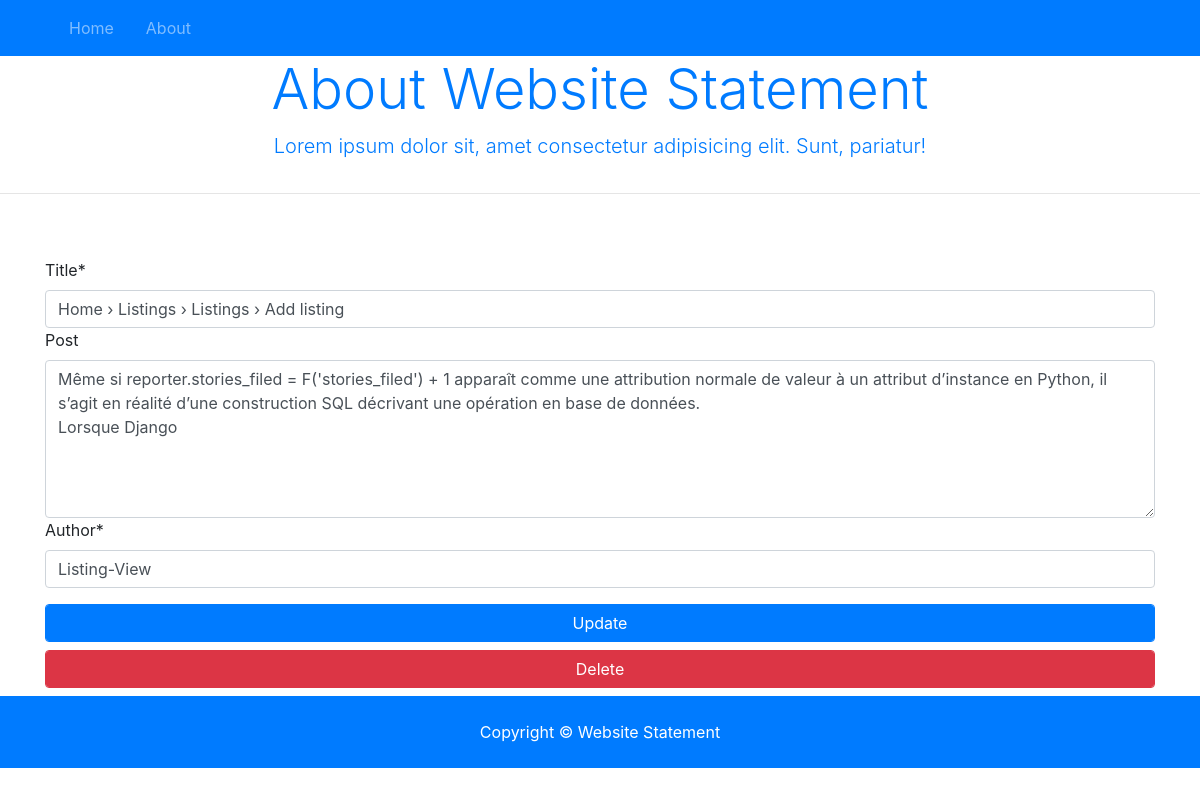
The app's page /books/book/2/update/, older data.
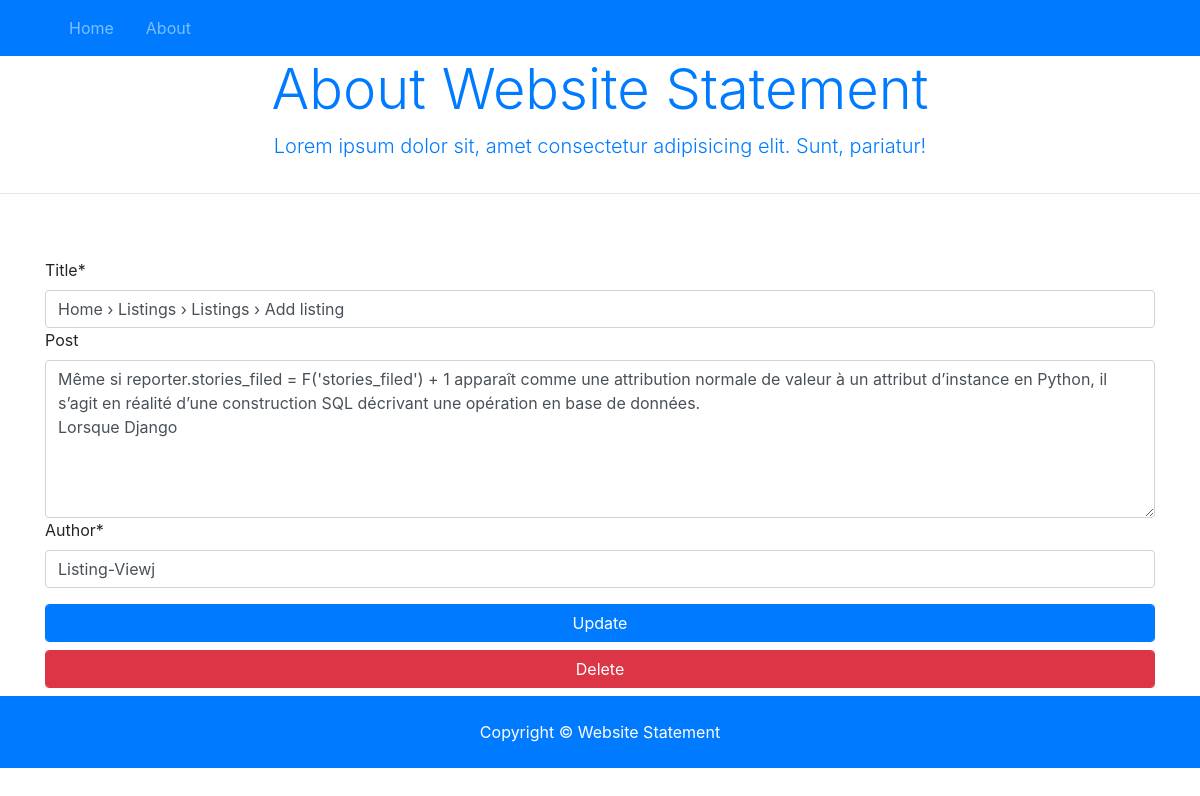
The same page, newer data.
### books/models.py (models this page shows, shortened)
class Books(models.Model):
    title = models.CharField(max_length=100)
    slug = models.SlugField(null=True)
    post = models.TextField(max_length=250, blank=True)
    author = models.CharField(max_length=100)

### books/views.py (the view, shortened to what this page needs)
# urls.py: path('book/<int:pk>/update/', UpadteBookView.as_view(), name='book_update'),
class UpadteBookView(UpdateView):
    model = Books
    template_name = 'book_update.html'
    form_class = BookForm

### books/forms.py
class BookForm(forms.ModelForm):
    class Meta:
        model = Books
        fields = ('title', 'author', 'post')
        widgets = {
            'title': forms.TextInput(attrs={'class': 'form-control'}),
            'author': forms.TextInput(attrs={'class': 'form-control'}),
            'post': forms.Textarea(attrs={'cols': 40, 'rows': 6, 'class': 'form-control'}),
        }

### templates/book_update.html (shortened to what this page needs)
{% extends "base.html" %}
{% block content %}
<div class="container pt-5">
    <div class="row">
            <div class="col-lg-12 entries">
                    <form action="" method="post" enctype="multipart/form-data">{% csrf_token %}
                        {% include 'forms_crud/books_crud_form.html' %}
                        <input type="submit" class="btn btn-primary form-control mb-2" value="Update">
                        <a href="{{ book.get_delete_url }}" class="btn btn-danger form-control mb-2">Delete</a>
                    </form>
            </div>
        </div>
</div>
{% endblock %}

### templates/forms_crud/books_crud_form.html
{% load crispy_forms_tags %}
{% load static %}
<div class="form-group">
  <div class="row">
        <div class="form-group col-md-12 mb-0">
          {{ form.title |as_crispy_field }}
        </div>
        <div class="form-group col-md-12 mb-0">
          {{ form.post|as_crispy_field }}
        </div>
        <div class="form-group col-md-12 mb-0 ">
          {{ form.author|as_crispy_field }}
        </div>
  </div>
</div>

Row changes from the older to the newer data that the page shows:
changed Books "Home › Listings › Listings › Add listing": author "Listing-View" → "Listing-Viewj"
